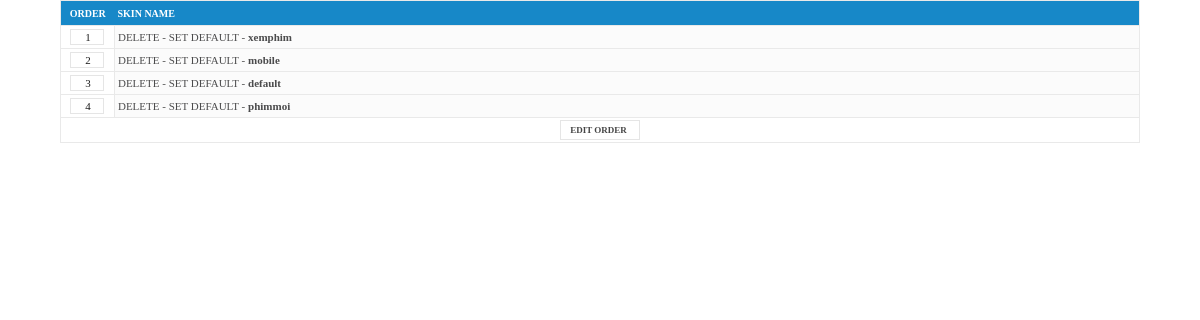
Page /admincp/index.php?act=skin&mode=edit (signed in) on the committed database.
### tables this page shows
CREATE TABLE IF NOT EXISTS `table_skin` (
  `skin_id` int(3)  AUTO_INCREMENT,
  `skin_name` varchar(20)  DEFAULT '',
  `skin_folder` varchar(250) DEFAULT '',
  `skin_order` int(3)  DEFAULT '0',
  PRIMARY KEY (`skin_id`)
);

### inc/init.php (called while the page is built, shortened)
<?php
include('_dbconnect.php');
$mysql = new mysql;
?>

### inc/_config.php (called while the page is built, shortened)
<?php
$tb_prefix			= 'table_';
include("init.php");
?>

### inc/_dbconnect.php (called while the page is built, shortened)
<?php
class mysql {
	function query($input){
		$q = @mysql_query($input) or $this->show_error("<b>Lỗi MySQL Query</b> : ".mysql_error(),$input);
		return $q;
	}
	function fetch_array($query_id, $type=MYSQL_BOTH){
		$fa = @mysql_fetch_array($query_id,$type);
		return $fa;
	}
}
?>

### admincp/skin.php (the view, shortened to what this page needs)
<?php
if ($mode == 'edit') {
	if (!$skin_id) {
		echo "<table width=90% align=center cellpadding=2 cellspacing=0 class=border><form method=post>";
		echo "<tr><td align=center class=title width=5%>ORDER</td><td class=title style='border-right:0'>SKIN NAME</td></tr>";
		$q = $mysql->query("SELECT * FROM ".$tb_prefix."skin ORDER BY skin_id ASC");
		while ($r = $mysql->fetch_array($q)) {
			echo "<tr><td align=center class=fr><input onclick=this.select() type=text name='o".$r['skin_id']."' value=".$r['skin_order']." size=2 style='text-align:center'></td><td class=fr_2><a href=# onclick=check_del(".$r['skin_id'].")>DELETE</a> - <a href=?act=skin&mode=set_default&skin_id=".$r['skin_id'].">SET DEFAULT</a> - <a href='$link&skin_id=".$r['skin_id']."'><b>".$r['skin_name']."</b></a></td></tr>";
		}
		echo '<tr><td colspan="2" align="center"><input type="submit" name="sbm" class=submit value="EDIT ORDER"></td></tr>';
		echo '</form></table>';
	}
}
		?>

### admincp/style.css (style rules this page uses)
Table,Tr,Td { Font-size: 11px; Font-family: Verdana; border-collapse: collapse; }
A { color: #4B4B4C; text-decoration: none; font-family: Verdana; }
Input,Textarea,Button,Select { Font-family: Verdana; Font-size: 11px; border: 1px solid #E5E5E5; vertical-align:middle; padding-left:3px; margin:0; background: #FFF; color: #1D1D1D; }
form { margin: 0; padding:0 }
.border { border: #E9E9E9 1px solid; }
.submit { COLOR: #454545; font-weight: bold; border: 1 solid #DDDDDD; background-color: #FFF; font-size: 9px; font-family: Verdana; height: 20px; width: 80px; }
.title { background-color: #1788C8; padding: 3px; color: #FFF; font-size: 10px; font-family: Verdana; font-weight: bold; height: 25px; }
.fr, .fr_2 { border: 1px solid #E9E9E9; padding: 3px; background-color: #FFF; }
.fr_2 { background-color: #FBFBFB; }

### rows in the picture
table_skin: o3 "1", skin_name "xemphim"
table_skin: o4 "2", skin_name "mobile"
table_skin: o5 "3", skin_name "default"
table_skin: skin_order "4", skin_name "phimmoi"
